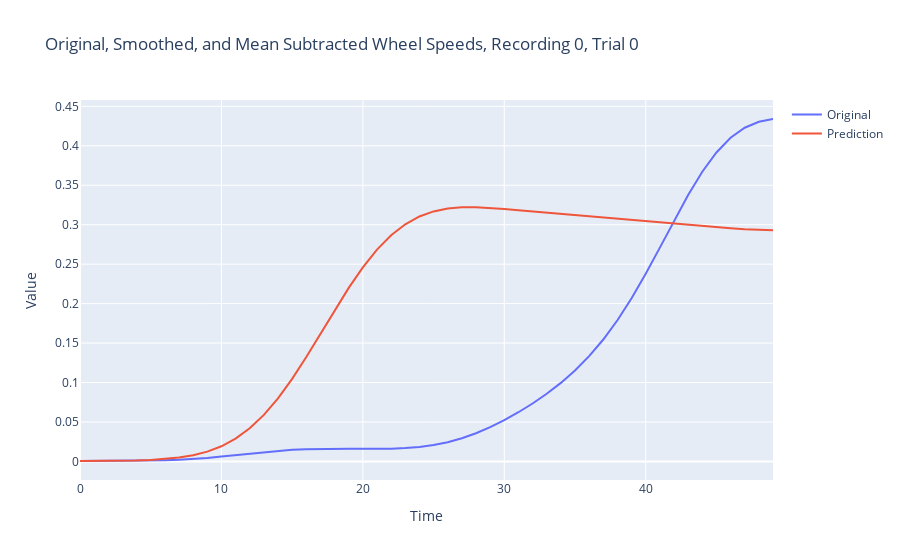
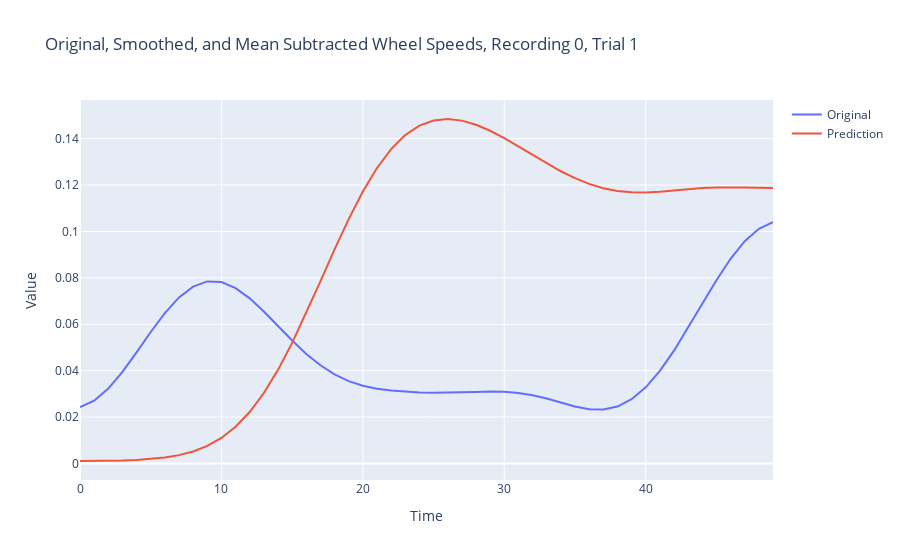
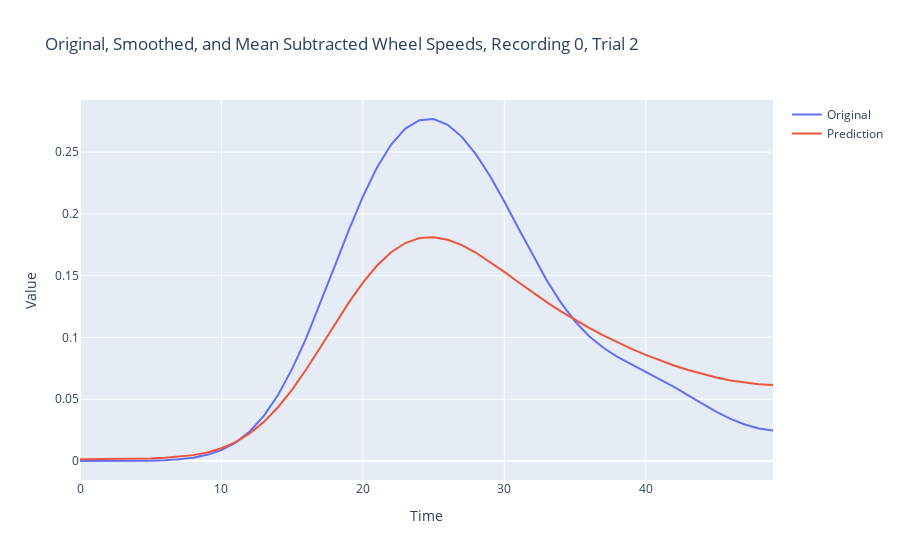
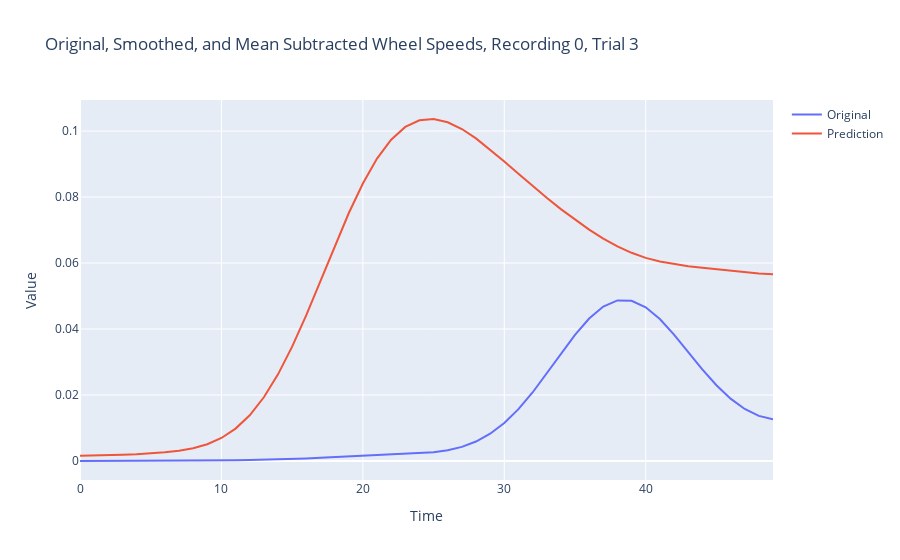

Notebook code cell kept with these figures, in order:
### Code cell
for t in range(5):
    fig = go.Figure()
    fig.add_trace(go.Scatter(y=norm_Y[test][t], name='Original'))
    fig.add_trace(go.Scatter(y=y_pred[t], name='Prediction'))
    fig.update_layout(title=f'Original, Smoothed, and Mean Subtracted Wheel Speeds, Recording 0, Trial {t}', xaxis_title='Time', yaxis_title='Value')
    fig.show()
